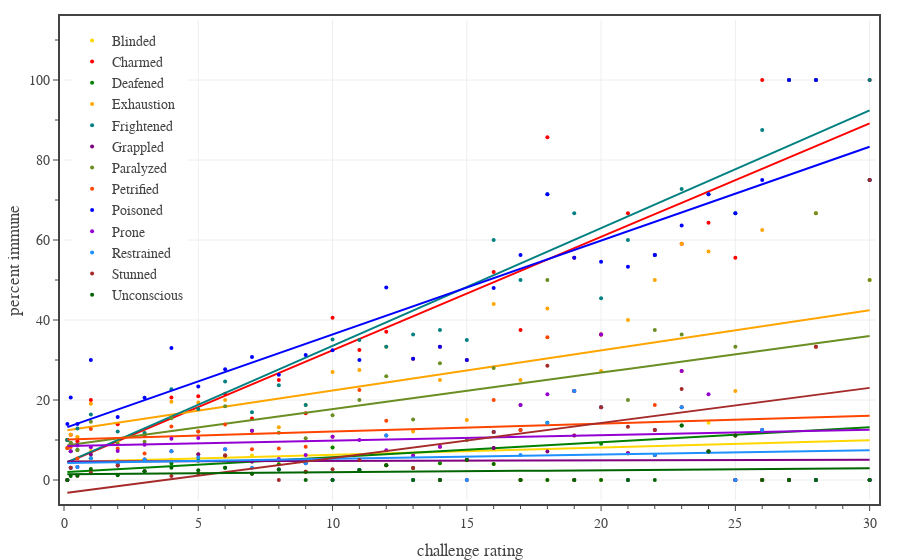
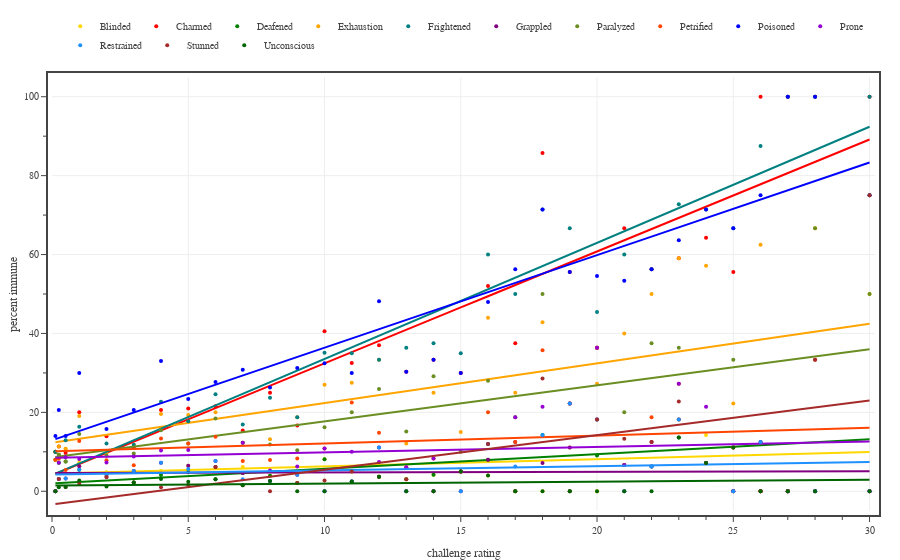

Notebook code for these charts, in order:
### Code cell
# Plots the percent of monsters immune to each condition as a function of their CR.
df1 = df0[df0['Category'].isin(['generic','legendary','unique']) & df0['CR'].between(1/8, 30)]
dfG = df1.groupby('CR').mean().reset_index()

conditions = CONDITIONS.copy()
colors = CONDITION_COLORS.copy()
i = conditions.index('Invisible')
conditions.pop(i); colors.pop(i)
i = conditions.index('Incapacitated')
conditions.pop(i); colors.pop(i)

fig = go.Figure()

for condition, color in zip(conditions, colors):
    # generate custom text
    cr_totals = df1.groupby('CR').count()['Book'].to_list()
    condition_totals = [int(x) for x in df1.groupby('CR').sum()[condition].to_list()]
    custom_text = [f'({i} out of {t})' for i, t in zip(condition_totals, cr_totals)]

    # plot data
    fig.add_trace(go.Scatter(
        x=dfG['CR'],
        y=100*dfG[condition],
        mode='markers', 
        #line=dict(color=color, dash='solid'),
        #marker=dict(size=12, line=dict(width=1, color='Black')),
        marker=dict(size=4, color=color),
        line_shape='spline',
        unselected=dict(marker=dict(opacity=0.0)),
        showlegend=True,
        name=condition,
        legendgroup=condition,
        text=custom_text,
        hovertemplate=
            '<b>CR:</b> %{x}<br>'+
            '<b>Condition:</b> ' + condition + '<br>'+
            '<b>Immune:</b> %{y:.0f}% %{text}'+
            '<extra></extra>'
    ))

    # add fit line
    coefs = np.polyfit(dfG['CR'], 100*dfG[condition], 1)
    poly = np.poly1d(coefs)
    fig.add_trace(go.Scatter(
        x=dfG['CR'],
        y=poly(dfG['CR']),
        mode='lines', 
        line=dict(color=color, dash='solid'),
        unselected=dict(marker=dict(opacity=0.0)),
        showlegend=False,
        legendgroup=condition,
        legendgrouptitle_text='fit',
        hoverinfo='skip',
    ))

# save large format figure
fig.update_layout(
    template=TFB_TEMPLATE,
    xaxis=dict(
        title_text='challenge rating',
        range=[0.0, 30.2],
        tick0=0, dtick=5,
        minor=dict(tick0=0, dtick=1),
    ),
    yaxis=dict(
        title_text='percent immune',
        range=[-5, 115],
        tick0=0, dtick=20,
        minor=dict(tick0=0, dtick=10),
    ),
    legend=dict(
        xanchor='left', yanchor='top',
        x=0.01, y=0.99,
        orientation='v',
        tracegroupgap=0,
    )
)

fig.show(config=TFB_CONFIG)
if SAVEFIGS:
    file_name = f'./fig-condition-immunity-prob-vs-cr-large.html'
    fig.write_html(
        file_name, 
        include_plotlyjs=False, 
        full_html=False, 
        config=TFB_CONFIG
    )
    # add style to figure
    with open(file_name, 'r') as fin:
        fig_soup = BeautifulSoup(fin, 'html.parser')

    fig_soup.div['class'] = 'plotly-div-large'
    fig_soup.div['style'] = 'width:700px; min-width:50%; max-width:100%'
    with open(file_name, 'wb') as fout:
        fout.write(fig_soup.prettify('utf-8'))
    
# save small format figure
fig.update_layout(
    template=TFB_TEMPLATE,
    font=dict(size=10),
    xaxis=dict(
        title_text='challenge rating',
        range=[0.0, 30.2],
        tick0=0, dtick=5,
        minor=dict(tick0=0, dtick=1),
    ),
    yaxis=dict(
        title_text='percent immune',
        range=[-5, 105],
        tick0=0, dtick=20,
        minor=dict(tick0=0, dtick=10),
    ),
    legend=dict(
        xanchor='left', yanchor='bottom',
        x=0.01, y=1.04,
        orientation='h',
        tracegroupgap=0,
        font=dict(size=10),
    ),
)

fig.show(config=TFB_CONFIG)
if SAVEFIGS:
    file_name = f'./fig-condition-immunity-prob-vs-cr-small.html'
    fig.write_html(
        file_name, 
        include_plotlyjs=False, 
        full_html=False, 
        config=TFB_CONFIG
    )
    # add style to figure
    with open(file_name, 'r') as fin:
        fig_soup = BeautifulSoup(fin, 'html.parser')

    fig_soup.div['class'] = 'plotly-div-small'
    fig_soup.div['style'] = 'width:700px; min-width:50%; max-width:100%; aspect-ratio: 600/550;'
    with open(file_name, 'wb') as fout:
        fout.write(fig_soup.prettify('utf-8'))
